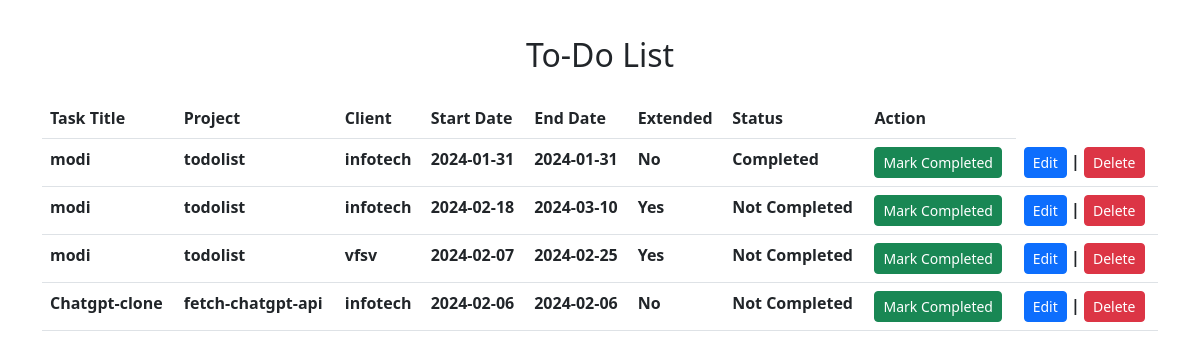
/add_task.php, run on the app's committed database.
### tables this page shows
CREATE TABLE `tasks` (
  `id` int(11) NOT NULL,
  `task_title` varchar(255) NOT NULL,
  `project` varchar(100) DEFAULT NULL,
  `client` varchar(100) DEFAULT NULL,
  `start_date` date DEFAULT NULL,
  `end_date` date DEFAULT NULL,
  `extended` tinyint(1) DEFAULT 0,
  `status` tinyint(1) DEFAULT 0
);

### add_task.php (the view, shortened to what this page needs)
<?php
include 'config.php';
$sql = "SELECT * FROM tasks";
$result = $conn->query($sql);
?>
<!DOCTYPE html>
<html lang="en">
<head>
    <link href="https://cdn.jsdelivr.net/npm/bootstrap@5.3.0-alpha1/dist/css/bootstrap.min.css" rel="stylesheet">
</head>
<body>
    <div class="container">
        <h2 class="text-center mt-3">To-Do List</h2>
        <table class="table mt-4">
            <thead>
                <tr>
                    <th>Task Title</th>
                    <th>Project</th>
                    <th>Client</th>
                    <th>Start Date</th>
                    <th>End Date</th>
                    <th>Extended</th>
                    <th>Status</th>
                    <th>Action</th>
                </tr>
            </thead>
            <tbody>
                <?php
                if ($result->num_rows > 0) {
                    while ($row = $result->fetch_assoc()) {
                        echo "<tr>";
                        echo "<td>" . htmlspecialchars($row["task_title"]) . "</td>";
                        echo "<td>" . htmlspecialchars($row["project"]) . "</td>";
                        echo "<td>" . htmlspecialchars($row["client"]) . "</td>";
                        echo "<td>" . htmlspecialchars($row["start_date"]) . "</td>";
                        echo "<td>" . htmlspecialchars($row["end_date"]) . "</td>";
                        echo "<td>" . ($row["extended"] ? "Yes" : "No") . "</td>";
                        echo "<td>" . ($row["status"] ? "Completed" : "Not Completed") . "</td>";
                        echo "<td>
                        <a href='mark_completed.php?id=" . $row["id"] . "' class='btn btn-success btn-sm'>Mark Completed</a>
                         </td>";
                        echo "<td><a href='edit_task.php?id=" . $row["id"] . "' class='btn btn-primary btn-sm'>Edit</a> | <a href='delete_task.php?id=" . $row["id"] . "' class='btn btn-danger btn-sm'>Delete</a></td>";
                        echo "</tr>";
                    }
                } else {
                    echo "<tr><td colspan='8'>0 results</td></tr>";
                }
                ?>
            </tbody>
        </table>
    </div>
</body>
</html>

### add_task.php (style rules this page uses)
body { background-color: #f2f2f2; padding: 20px; background-image: url(); background-repeat: no-repeat; background-size:cover; }
td { font-weight:bold; }
th { font-weight:bold; }

### data on the page
tasks: task_title "modi", project "todolist", client "infotech", start_date "2024-01-31", end_date "2024-01-31", extended "No", status "Completed"
tasks: task_title "modi", project "todolist", client "infotech", start_date "2024-02-18", end_date "2024-03-10", extended "Yes", status "Not Completed"
tasks: task_title "modi", project "todolist", client "vfsv", start_date "2024-02-07", end_date "2024-02-25", extended "Yes", status "Not Completed"
tasks: task_title "Chatgpt-clone", project "fetch-chatgpt-api", client "infotech", start_date "2024-02-06", end_date "2024-02-06", extended "No", status "Not Completed"
